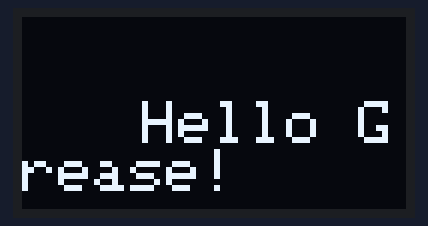
The sketch below on a simulated Raspberry Pi Pico. Parts: 128×64 one-colour display.

Above: at 0.1 s.

The sketch:

display_oled_321.ino
```cpp
// snippet: display_oled_321
// tags: adafruit_gfx, adafruit_ssd1306
// boards: avr, esp32, megaavr, nano33iot, romi32u4, rp2040
// library: Adafruit_GFX, Adafruit_SSD1306
// description: Print "Hello Grease!" centered on an SSD1306 128×64 OLED at I2C address 0x3C using Adafruit_SSD1306
// prompts: print, "hello, grease!", centered, ssd1306, 128×64
// verified: compile-only
// source: kd-generated (id 321)
// exact-include: Wire.h, Adafruit_GFX.h, Adafruit_SSD1306.h

#include <Wire.h>
#include <Adafruit_GFX.h>
#include <Adafruit_SSD1306.h>

#define SCREEN_WIDTH 128 // OLED display width, in pixels
#define SCREEN_HEIGHT 64 // OLED display height, in pixels

// Declaration for an SSD1306 display connected to I2C (SDA, SCL pins)
#define OLED_RESET     -1 // Reset pin # (or -1 if sharing Arduino reset pin)
Adafruit_SSD1306 display(SCREEN_WIDTH, SCREEN_HEIGHT, &Wire, OLED_RESET);

void setup() {
  if(!display.begin(SSD1306_SWITCHCAPVCC, 0x3C)) { // Address 0x3C for 128x64
    Serial.println(F("SSD1306 allocation failed"));
    for(;;);
  }
  display.clearDisplay();  // SSD1306: clear the framebuffer (push with display())
  display.setTextSize(2);
  display.setTextColor(SSD1306_WHITE);
  display.setCursor((SCREEN_WIDTH - 6 * 8) / 2, (SCREEN_HEIGHT - 8) / 2); // Center text
  display.println("Hello Grease!");
  display.display();  // SSD1306: push the framebuffer to the screen
}

void loop() {
  static unsigned long prevMs = 0;
  const unsigned long INTERVAL = 2000; // 2 seconds

  unsigned long now = millis();
  if (now - prevMs >= INTERVAL) {
    prevMs = now;
    display.clearDisplay();  // SSD1306: clear the framebuffer (push with display())
    display.setCursor((SCREEN_WIDTH - 6 * 8) / 2, (SCREEN_HEIGHT - 8) / 2); // Center text
    display.println("Hello Grease!");
    display.display();  // SSD1306: push the framebuffer to the screen
  }
}
```
